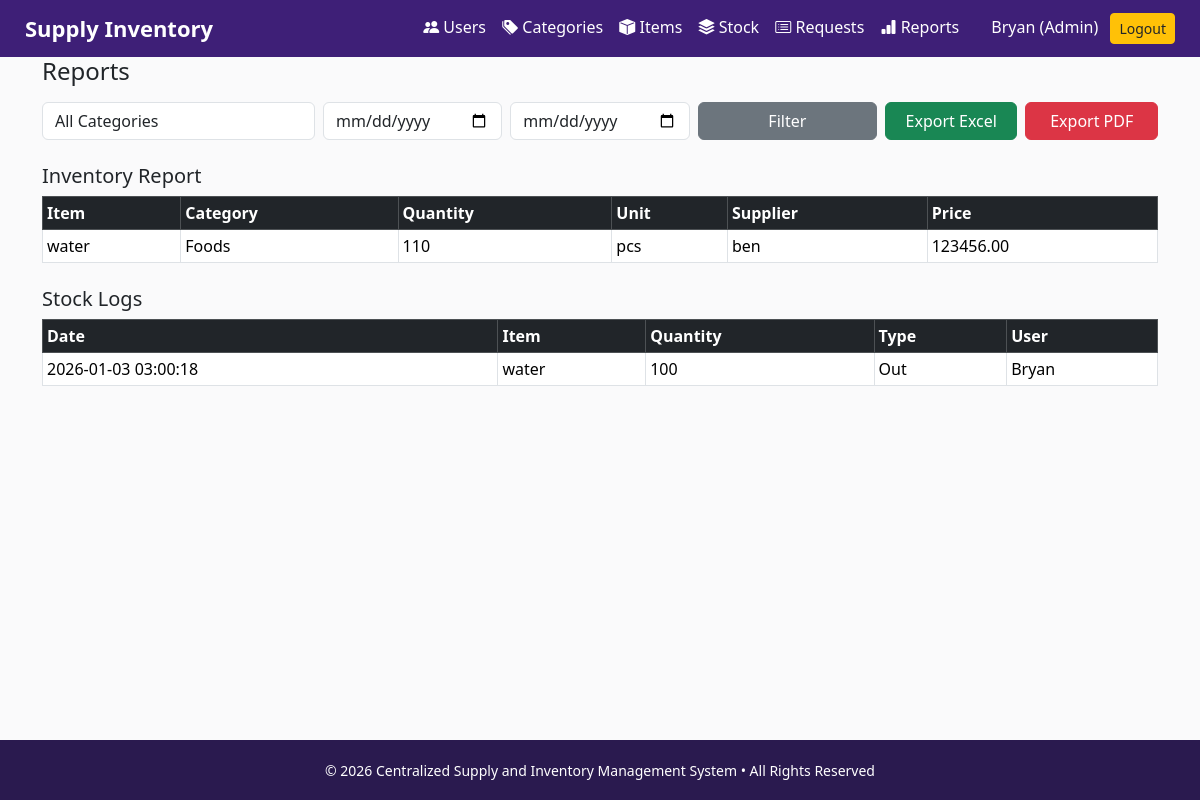
The page /dashboard.php?page=reports (signed in) on the database its author committed.
### tables this page shows
CREATE TABLE `items` (
  `id` int(11) NOT NULL,
  `name` varchar(100) NOT NULL,
  `category_id` int(11) NOT NULL,
  `quantity` int(11) DEFAULT 0,
  `unit` varchar(20) DEFAULT NULL,
  `supplier` varchar(100) DEFAULT NULL,
  `price` decimal(10,2) DEFAULT NULL
);

CREATE TABLE `categories` (
  `id` int(11) NOT NULL,
  `name` varchar(100) NOT NULL,
  `description` varchar(255) DEFAULT NULL
);

CREATE TABLE `stock_logs` (
  `id` int(11) NOT NULL,
  `item_id` int(11) NOT NULL,
  `type` enum('In','Out') NOT NULL,
  `quantity` int(11) NOT NULL,
  `user_id` int(11) NOT NULL,
  `date` timestamp NOT NULL DEFAULT current_timestamp()
);

CREATE TABLE `users` (
  `id` int(11) NOT NULL,
  `fullname` varchar(100) NOT NULL,
  `email` varchar(100) NOT NULL,
  `username` varchar(50) NOT NULL,
  `password` varchar(255) NOT NULL,
  `role` enum('Admin','Staff') NOT NULL,
  `created_at` timestamp NOT NULL DEFAULT current_timestamp()
);

### admin/reports.php (the view, shortened to what this page needs)
<?php
$filter_cat = $_GET['category'] ?? "";
$from_date  = $_GET['from'] ?? "";
$to_date    = $_GET['to'] ?? "";
$inv_sql = "SELECT items.*, categories.name AS cat_name
            FROM items
            JOIN categories ON items.category_id = categories.id
            WHERE 1";
$inventory = $conn->query($inv_sql);
$log_sql = "SELECT sl.*, i.name AS item_name, u.fullname
            FROM stock_logs sl
            JOIN items i ON sl.item_id = i.id
            JOIN users u ON sl.user_id = u.id
            WHERE 1";
$logs = $conn->query($log_sql);
?>
<h4 class="mb-3">Reports</h4>
<form method="GET" class="row g-2 mb-4">
    <div class="col-md-3">
        <select name="category" class="form-control">
            <option value="">All Categories</option>
        </select>
    </div>
    <div class="col-md-2">
        <input type="date" name="from" class="form-control" value="<?= $from_date ?>">
    </div>
    <div class="col-md-2">
        <input type="date" name="to" class="form-control" value="<?= $to_date ?>">
    </div>
    <div class="col-md-2">
        <button class="btn btn-secondary w-100">Filter</button>
    </div>
    <div class="col-md-3 d-flex gap-2">
        <a class="btn btn-success w-100"
           href="dashboard.php?page=reports&export=excel&category=<?= $filter_cat ?>&from=<?= $from_date ?>&to=<?= $to_date ?>">
           Export Excel
        </a>
        <a class="btn btn-danger w-100"
           href="dashboard.php?page=reports&export=pdf&category=<?= $filter_cat ?>&from=<?= $from_date ?>&to=<?= $to_date ?>">
           Export PDF
        </a>
    </div>
</form>
<h5>Inventory Report</h5>
<table class="table table-bordered table-sm mb-4">
    <thead class="table-dark">
        <tr>
            <th>Item</th>
            <th>Category</th>
            <th>Quantity</th>
            <th>Unit</th>
            <th>Supplier</th>
            <th>Price</th>
        </tr>
    </thead>
    <tbody>
    <?php while ($row = $inventory->fetch_assoc()): ?>
        <tr>
            <td><?= $row['name'] ?></td>
            <td><?= $row['cat_name'] ?></td>
            <td><?= $row['quantity'] ?></td>
            <td><?= $row['unit'] ?></td>
            <td><?= $row['supplier'] ?></td>
            <td><?= $row['price'] ?></td>
        </tr>
    <?php endwhile; ?>
    </tbody>
</table>
<h5>Stock Logs</h5>
<table class="table table-bordered table-sm">
    <thead class="table-dark">
        <tr>
            <th>Date</th>
            <th>Item</th>
            <th>Quantity</th>
            <th>Type</th>
            <th>User</th>
        </tr>
    </thead>
    <tbody>
    <?php while ($row = $logs->fetch_assoc()): ?>
        <tr>
            <td><?= $row['date'] ?></td>
            <td><?= $row['item_name'] ?></td>
            <td><?= $row['quantity'] ?></td>
            <td><?= $row['type'] ?></td>
            <td><?= $row['fullname'] ?></td>
        </tr>
    <?php endwhile; ?>
    </tbody>
</table>

### dashboard.php (style rules this page uses)
body { background:#fafafb; font-family: 'Segoe UI', sans-serif; min-height:100vh; display:flex; flex-direction:column; }

### rows shown on the page
items: name "water", category.name "Foods", quantity "110", unit "pcs", supplier "ben", price "123456.00"
stock_logs: date "2026-01-03 03:00:18", item.name "water", quantity "100", type "Out", user.fullname "Bryan"

### other values the page prints
$fullname "Bryan"
$role "Admin"
